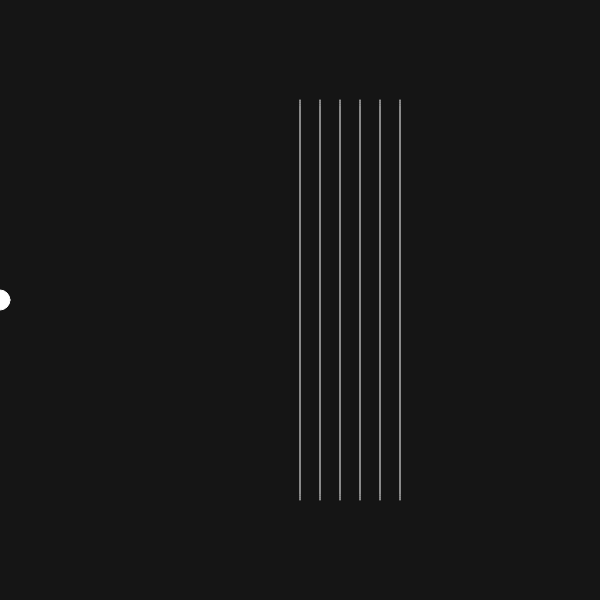
Frame 1 (no input)
Frame 60 (no input): identical to frame 1, image omitted
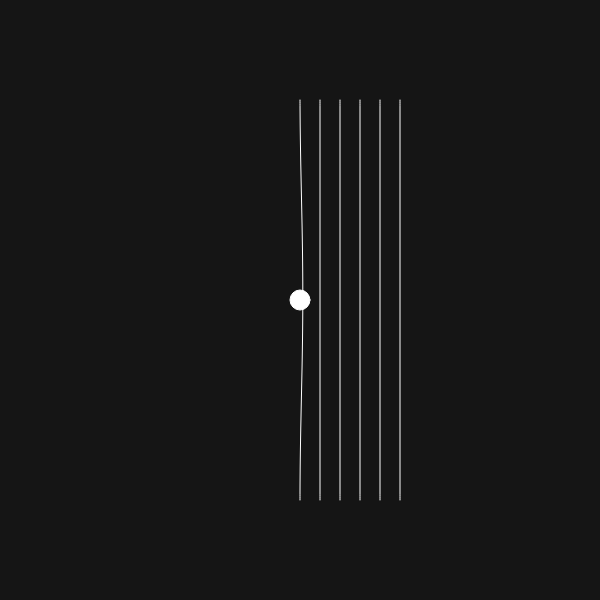
Frame 120 (the mouse pressed at the canvas centre since frame 60)

The p5.js sketch that drew these frames (run headless with seeded random() and noise() and a simulated clock; from frame 60 on, the mouse is pressed at the canvas centre):

// p5.js sketch
// ── sketch.js
const ropes = [];
let rope;
let tap;
function setup() {
  createCanvas(600, 600);
  tap = { pos: createVector(0, 0), r: 20 };

  for (let i = 0; i < 6; i++) {
    const x = i * 20;
    const y = 200;
    ropes.push(new Rope(createVector(x, y), createVector(x, -y), 50));
  }
}

function draw() {
  background(21);
  translate(width / 2, height / 2);
  stroke(255);
  fill(255);

  tap.pos.set(mouseX - width / 2, 0);
  circle(tap.pos.x, tap.pos.y, tap.r);

  noFill();
  ropes.forEach((rope) => {
    rope.draw();
    rope.update();
  });
}

// ── rope.js
class Rope {
  constructor(from, to, divisions) {
    this.from = from;
    this.to = to;
    this.divisions = divisions;
    const deltaLine = p5.Vector.sub(this.to, this.from);
    const diffSplit = deltaLine.div(this.divisions);
    this.splits = floatRange(0, this.divisions, 1).map((i) => {
      const x = this.from.x + diffSplit.x * i;
      const y = this.from.y + diffSplit.y * i;
      return createVector(x, y);
    });
    this.originalList = [...this.splits];
  }

  draw() {
    beginShape();

    curveVertex(this.splits[0].x, this.splits[0].y);

    this.splits.forEach((split) => {
      const { x, y } = split;
      curveVertex(x, y);
    });

    curveVertex(
      this.splits[this.splits.length - 1].x,
      this.splits[this.splits.length - 1].y
    );

    endShape();
  }

  update() {
    const fallOff = sin(frameCount / 2);
    const offsetList = floatRange(0, this.divisions, 1).map((offset) =>
      createVector(
        mirrorInterpolation(sinusoidalInterpolation)(
          offset / this.splits.length,
          0,
          1
        ),
        0
      )
    );
    const modifiedList = offsetVectorList(this.splits, offsetList, fallOff);

    if (this.isHovered()) {
      this.splits = modifiedList;
    } else {
      this.splits = this.originalList;
    }
  }

  isHovered() {
    const mouseXPos = mouseX - width / 2;
    const mouseYPos = mouseY - height / 2;

    let isInside = false;

    for (let i = 0; i < this.splits.length - 1; i++) {
      const p1 = this.splits[i];
      const p2 = this.splits[i + 1];

      const d1 = dist(mouseXPos, mouseYPos, p1.x, p1.y);
      const d2 = dist(mouseXPos, mouseYPos, p2.x, p2.y);

      const d = this.distToSegment(
        mouseXPos,
        mouseYPos,
        p1.x,
        p1.y,
        p2.x,
        p2.y
      );

      if (d < 10 || d1 < 10 || d2 < 10) {
        // Define aquí un umbral para la distancia
        isInside = true;
        break;
      }
    }

    return isInside;
  }

  distToSegment(x, y, x1, y1, x2, y2) {
    const A = x - x1;
    const B = y - y1;
    const C = x2 - x1;
    const D = y2 - y1;

    const dot = A * C + B * D;
    const lenSq = C * C + D * D;
    let param = -1;

    if (lenSq !== 0) {
      param = dot / lenSq;
    }

    let xx, yy;

    if (param < 0) {
      xx = x1;
      yy = y1;
    } else if (param > 1) {
      xx = x2;
      yy = y2;
    } else {
      xx = x1 + param * C;
      yy = y1 + param * D;
    }

    const dx = x - xx;
    const dy = y - yy;
    return sqrt(dx * dx + dy * dy);
  }
}

// ── utils.js
function floatRange(min, max, step) {
  const result = [];
  for (let i = min; i <= max; i += step) {
    result.push(i);
  }
  return result;
}

function sinusoidalInterpolation(t, a, b) {
  return a + (1 - Math.cos(t * Math.PI)) * 0.5 * (b - a);
}

function clamp(val, min, max) {
  return Math.min(Math.max(val, min), max);
}

function mirrorInterpolation(interpolationFunction) {
  return function (t, a, b) {
    if (t < 0.5) {
      return interpolationFunction(t * 2, a, b);
    } else {
      return interpolationFunction((1 - t) * 2, a, b);
    }
  };
}

function offsetVectorList(baseVectorList, offsetList, falloff) {
  if (baseVectorList.length !== offsetList.length) {
    throw new Error(
      "Las listas de vectores base y de offset deben tener la misma longitud."
    );
  }

  const resultVectors = [];

  for (let i = 0; i < baseVectorList.length; i++) {
    const baseVector = baseVectorList[i].copy();
    const offsetVector = offsetList[i].copy().mult(falloff);
    const newVector = p5.Vector.add(baseVector, offsetVector).copy();
    resultVectors.push(newVector);
  }

  return resultVectors;
}

function checkCircleIntersection(circle1, circle2) {
  const distance = dist(circle1.x, circle1.y, circle2.x, circle2.y);
  const radiiSum = circle1.radius + circle2.radius;
  const radiiDiff = abs(circle1.radius - circle2.radius);

  return distance < radiiSum && distance > radiiDiff;
}
